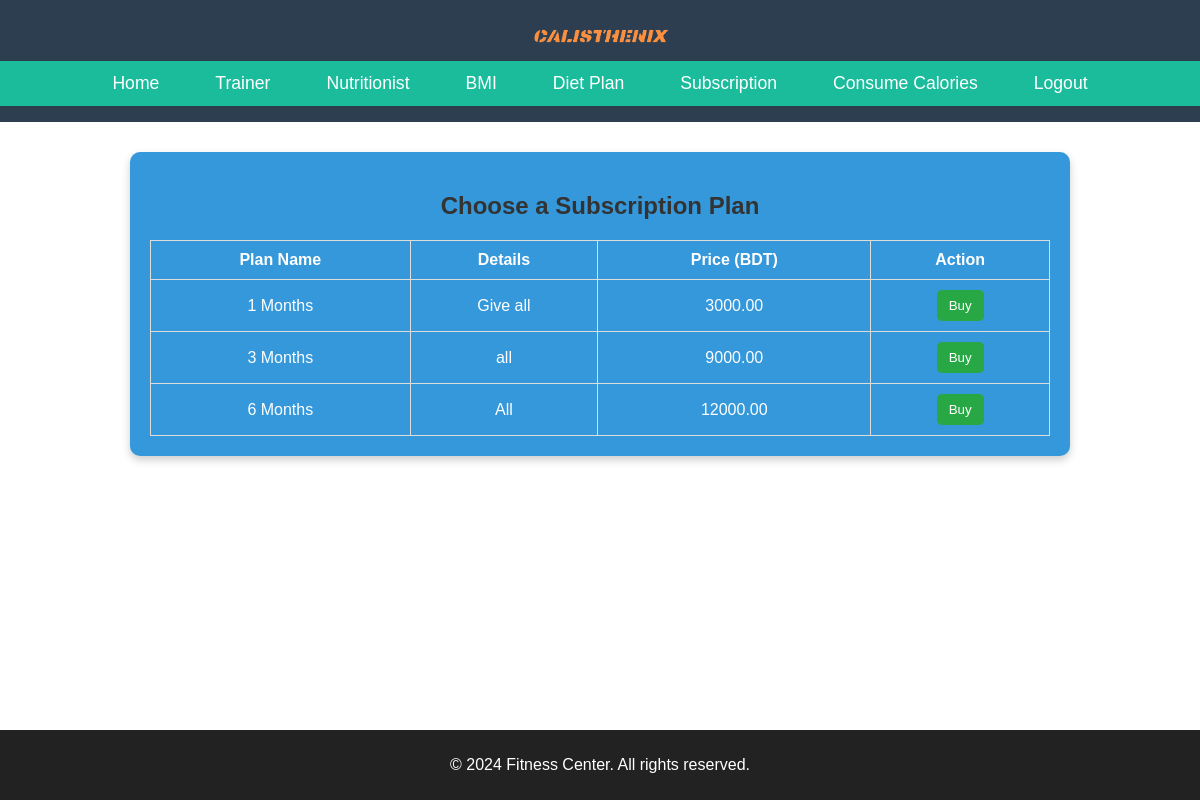
/memberSubscription.php (signed in), run on the app's committed database.
### tables this page shows
CREATE TABLE `subscriptions` (
  `id` int(11) NOT NULL,
  `plan_name` varchar(255) NOT NULL,
  `details` varchar(255) NOT NULL,
  `price` decimal(10,2) NOT NULL,
  `currency` varchar(10) NOT NULL DEFAULT 'BDT',
  `updated_at` timestamp NOT NULL DEFAULT current_timestamp() ON UPDATE current_timestamp()
);

### memberSubscription.php (the view, shortened to what this page needs)
<?php
$servername = "localhost";
$username = "root";
$password_db = "";
$dbname = "CalistheniX_db";
$conn = new mysqli($servername, $username, $password_db, $dbname);
$subscriptions = $conn->query("SELECT * FROM subscriptions");
?>
<!DOCTYPE html>
<html lang="en">
<head>
    <link rel="stylesheet" href="css/member_dashboard.css">
</head>
<body>
    <header>
        <div class="logo">
            <img src="images/CalistheniX.png" alt="Fitness Center Logo" class="logo-img">
        </div>
        <nav>
            <ul>
                <li><a href="member_dashboard.php">Home</a></li>
                <li><a href="trainer_list.php">Trainer</a></li>
                <li><a href="nutritionist_list.php">Nutritionist</a></li>
                <li><a href="bmi_calculator.php">BMI</a></li>
                <li><a href="diet_plan.php">Diet Plan</a></li>
                <li><a href="memberSubscription.php">Subscription</a></li>
                <li><a href="calorie_tracker.php">Consume Calories</a></li>
                <li><a href="member_login.php">Logout</a></li>
            </ul>
        </nav>
    </header>
<main>
    <h2>Choose a Subscription Plan</h2>
    <table class="subscription-table">
        <thead>
            <tr>
                <th>Plan Name</th>
                <th>Details</th>
                <th>Price (BDT)</th>
                <th>Action</th>
            </tr>
        </thead>
        <tbody>
            <?php if ($subscriptions->num_rows > 0) { ?>
                <?php while ($row = $subscriptions->fetch_assoc()) { ?>
                    <tr>
                        <td><?php echo htmlspecialchars($row['plan_name']); ?></td>
                        <td><?php echo htmlspecialchars($row['details']); ?></td>
                        <td><?php echo htmlspecialchars($row['price']); ?></td>
                        <td>
                            <form action="buy_subscription.php" method="POST">
                                <button type="submit" class="buy-btn">Buy</button>
                            </form>
                        </td>
                    </tr>
                <?php } ?>
            <?php } else { ?>
                <tr>
                    <td colspan="4">No subscription plans available.</td>
                </tr>
            <?php } ?>
        </tbody>
    </table>
</main>
<footer>
    <p>&copy; <?php echo date("Y"); ?> Fitness Center. All rights reserved.</p>
</footer>
</body>
</html>

### css/member_dashboard.css (style rules this page uses)
body { font-family: Arial, sans-serif; margin: 0; padding: 0; }
header { background-color: #2c3e50; color: white; padding: 1rem 0; }
header .logo { text-align: center; }
header .logo img { max-width: 150px; }
nav { background-color: #1abc9c; }
nav ul { list-style: none; padding: 0; margin: 0; display: flex; justify-content: center; }
nav ul li { margin: 0 1rem; }
nav ul li a { text-decoration: none; color: white; font-size: 1.1rem; padding: 0.75rem; display: block; }
main { color: #fff; text-align: center; padding: 40px; margin-top: 20px; }
footer { background-color: #222; color: #fff; text-align: center; padding: 10px 0; position: fixed; bottom: 0; width: 100%; }

### memberSubscription.php (style rules this page uses)
main { max-width: 900px; margin: 30px auto; padding: 20px; background-color: #3498db; border-radius: 10px; box-shadow: 0 4px 8px rgba(0, 0, 0, 0.2); }
h2 { color: #333; }
.subscription-table { width: 100%; border-collapse: collapse; margin-top: 20px; }
.subscription-table th, .subscription-table td { border: 1px solid #ddd; padding: 10px; text-align: center; }
.subscription-table th { background-color: #3498db; color: white; }
.subscription-table tr:nth-child(even) { background-color: #3498db; }
button.buy-btn { padding: 8px 12px; background-color: #28a745; color: white; border: none; border-radius: 5px; cursor: pointer; }

### data on the page
subscriptions: plan_name "1 Months", details "Give all", price "3000.00"
subscriptions: plan_name "3 Months", details "all", price "9000.00"
subscriptions: plan_name "6 Months", details "All", price "12000.00"
